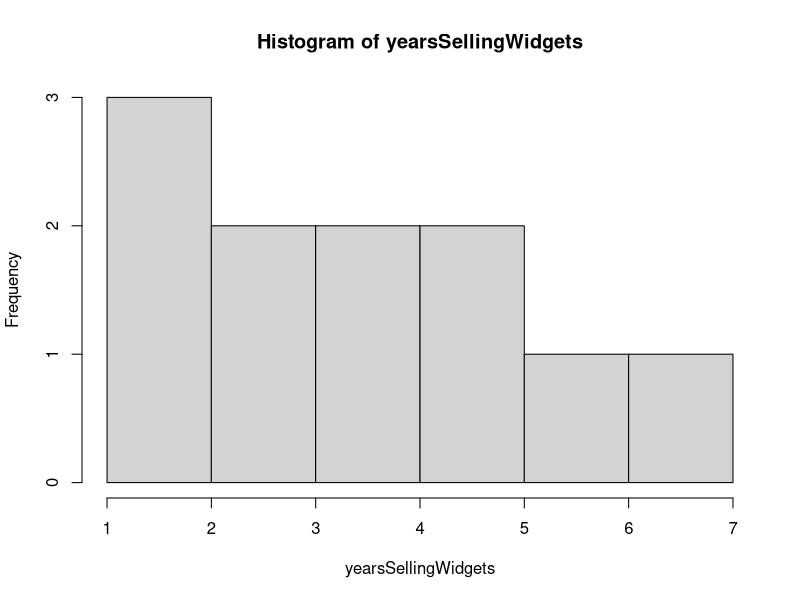
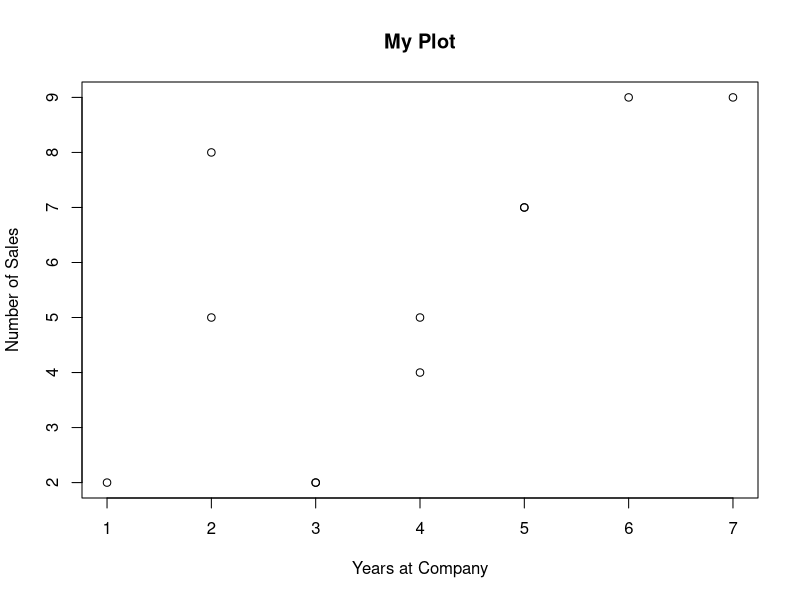
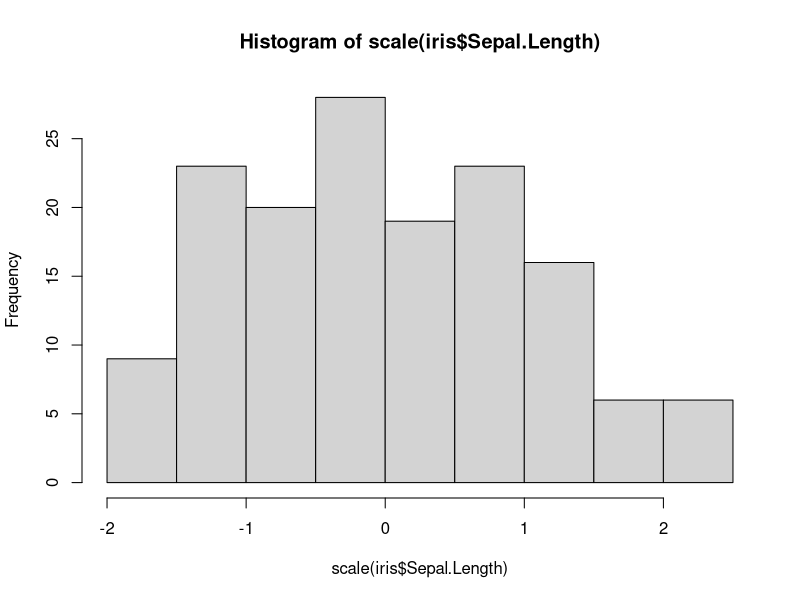

These figures' R source, in order:
## ---- chunk 1
2 + 2
5 - 2
10 / 4
9 * 200
sqrt(81)
10 > 4
2 < -1
## ---- chunk 2
2 > 4

1 > 0

4 >= 7

5 != 5
## ---- chunk 3
is.integer(7L)
is.double(7)
is.numeric(7)
## ---- chunk 4
is.character("hello, world!")

is.character("7")

is.character("I will drink 7 coffees by the end of today!")

is.character("NA")

## ---- chunk 5

is.factor("doggo")

doggo <- as.factor("doggo")

is.factor(doggo)

is.character(doggo)

is.numeric(doggo)

## ---- chunk 6
foo <- 2 * 3
foo * 6
## ---- chunk 7
yearsSellingWidgets <- c(2,1,4,5,6,7,3,2,4,5,3)
## ---- chunk 8
yearsSellingWidgets * 3
## ---- chunk 9
yearsSellingWidgets - 2
## ---- chunk 10
yearsSellingWidgets < 2
## ---- chunk 11
mean(yearsSellingWidgets)
sd(yearsSellingWidgets)
hist(yearsSellingWidgets)
scale(yearsSellingWidgets)
range(yearsSellingWidgets)
min(yearsSellingWidgets)
class(yearsSellingWidgets)
str(yearsSellingWidgets)
summary(yearsSellingWidgets)
## ---- chunk 12
yearsSellingWidgets <- c(2,1,4,5,6,7,3,2,4,5,3)
numberOfSales <- c(5,2,5,7,9,9,2,8,4,7,2)
salesData <- data.frame(yearsSellingWidgets,numberOfSales)
salesData
## ---- chunk 13
cor(yearsSellingWidgets,numberOfSales)
## ---- chunk 14
salesData$yearsSellingWidgets
## ---- chunk 15
cor(salesData$yearsSellingWidgets,salesData$numberOfSales)
## ---- chunk 16
plot(yearsSellingWidgets,numberOfSales, 
     data = salesData, 
     main = "My Plot", 
     xlab = "Years at Company", 
     ylab = "Number of Sales")
## ---- chunk 17
#install.packages("tidyverse")
library(tidyverse)
## ---- chunk 18
str(txhousing)
class(txhousing)
summary(txhousing)
## ---- chunk 19
hist(scale(iris$Sepal.Length))
iris$Sepal.Length.scale <- scale(iris$Sepal.Length)
## ---- chunk 20
txhousing[1,1]
txhousing[2,]
txhousing[,5]
txhousing[txhousing$year < 2003,]
txhousing[,c(1:4)]
txhousing[txhousing$city=="San Antonio",c(1:6,8)]
AbilineData <- txhousing[txhousing$city == "Abilene",]
## ---- chunk 21
txhousing %>%
  select(1) %>%
  slice(1L)

txhousing %>%
  slice(2L)

txhousing %>%
  select(5)

txhousing %>%
  filter(year < 2003)

txhousing %>%
  select(city:volume)

txhousing %>%
  select(1:6, inventory) %>%
  filter(city == "San Antonio")

AbilineData <- txhousing %>%
  filter(city == "Abiline")

## ---- chunk 22
getwd()
